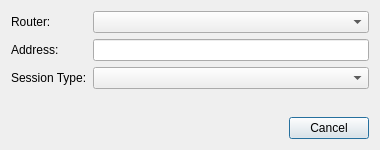
<?xml version="1.0" encoding="UTF-8"?>
<ui version="4.0">
 <class>QuickConnectDialog</class>
 <widget class="QDialog" name="QuickConnectDialog">
  <property name="geometry">
   <rect>
    <x>0</x>
    <y>0</y>
    <width>380</width>
    <height>150</height>
   </rect>
  </property>
  <property name="windowTitle">
   <string>Quick Connect</string>
  </property>
  <property name="modal">
   <bool>true</bool>
  </property>
  <layout class="QVBoxLayout" name="verticalLayout">
   <item>
    <layout class="QGridLayout" name="gridLayout">
     <item row="0" column="0">
      <widget class="QLabel" name="label_router">
       <property name="text">
        <string>Router:</string>
       </property>
      </widget>
     </item>
     <item row="0" column="1">
      <widget class="QComboBox" name="combo_router">
       <property name="sizeAdjustPolicy">
        <enum>QComboBox::SizeAdjustPolicy::AdjustToContents</enum>
       </property>
      </widget>
     </item>
     <item row="1" column="0">
      <widget class="QLabel" name="label_address">
       <property name="text">
        <string>Address:</string>
       </property>
      </widget>
     </item>
     <item row="1" column="1">
      <widget class="QLineEdit" name="edit_address"/>
     </item>
     <item row="2" column="0">
      <widget class="QLabel" name="label_session_type">
       <property name="text">
        <string>Session Type:</string>
       </property>
      </widget>
     </item>
     <item row="2" column="1">
      <widget class="QComboBox" name="combo_session_type">
       <property name="sizeAdjustPolicy">
        <enum>QComboBox::SizeAdjustPolicy::AdjustToContents</enum>
       </property>
      </widget>
     </item>
    </layout>
   </item>
   <item>
    <spacer name="vertical_spacer">
     <property name="orientation">
      <enum>Qt::Orientation::Vertical</enum>
     </property>
     <property name="sizeHint" stdset="0">
      <size>
       <width>0</width>
       <height>0</height>
      </size>
     </property>
    </spacer>
   </item>
   <item>
    <widget class="DialogButtonBox" name="button_box">
     <property name="standardButtons">
      <set>QDialogButtonBox::StandardButton::Cancel</set>
     </property>
    </widget>
   </item>
  </layout>
 </widget>
 <customwidgets>
  <customwidget>
   <class>DialogButtonBox</class>
   <extends>QDialogButtonBox</extends>
   <header>common/desktop/dialog_button_box.h</header>
  </customwidget>
 </customwidgets>
 <tabstops>
  <tabstop>combo_router</tabstop>
  <tabstop>edit_address</tabstop>
  <tabstop>combo_session_type</tabstop>
 </tabstops>
 <resources>
  <include location="../../common/resources/common.qrc"/>
 </resources>
 <connections/>
</ui>
